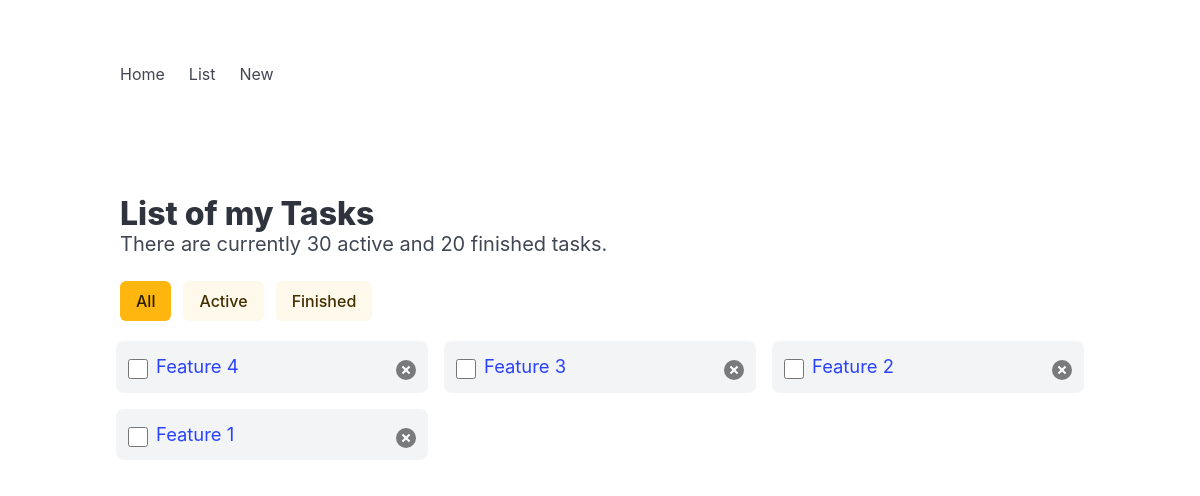
The page /todo/list/ (signed in) on the database as committed earlier.
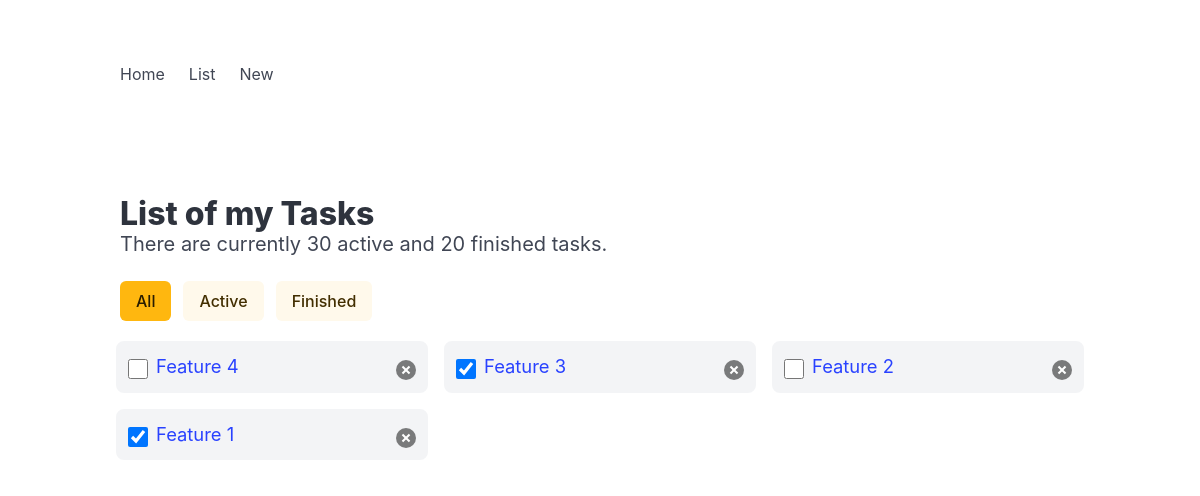
The same page on the database as committed later.
### todo/models.py (models this page shows, shortened)
class Task(models.Model):
    user = models.ForeignKey(User, on_delete=models.CASCADE)
    title = models.CharField(max_length=100)
    desc = models.CharField(max_length=500)
    is_finished = models.BooleanField(default=False)
    finished_dt = models.DateTimeField(blank=True, null=True)
    dead_line_dt = models.DateTimeField(blank=True, null=True)
    create_dt = models.DateTimeField(auto_now_add=True)
    update_dt = models.DateTimeField(auto_now=True)

### todo/views.py (the view)
# urls.py: path('list/', views.todo_list, name='list'),
def todo_list(request):
    if request.user.is_authenticated:
        tasks = Task.objects.filter(user=request.user).order_by('-id')[0:100]
        context = {'tasks': tasks}
        return render(request, 'todo/list.html', context)
    else:
        return redirect('/todo')

### todo/templates/todo/list.html (shortened to what this page needs)
<!DOCTYPE html>
<html>
  <head>
    <link rel="stylesheet" href="https://cdn.jsdelivr.net/npm/bulma@1.0.2/css/bulma.min.css">
  </head>
  <body>
    {% include 'todo/includes/nav.html' %}
  <section class="section">
    <div class="container">
      <h1 class="title">List of my Tasks</h1>
      <p class="subtitle">There are currently 30 active and 20 finished tasks.</p>
      <div class="buttons">
        <a href="{{ request.path }}" class="button is-warning {% if 'active' in request.GET or 'finished' in request.GET %} is-light{% endif %}">All</a>
        <a href="{{ request.path }}?active" class="button is-warning {% if 'active' not in request.GET %} is-light{% endif %}">Active</a>
        <a href="{{ request.path }}?finished" class="button is-warning {% if 'finished' not in request.GET %} is-light{% endif %}">Finished</a>
      </div>
      {% if tasks %}
      <ul class="columns is-multiline" id="list">
        {% for task in tasks %}
          <li class="column is-4">
            <input type="checkbox" {% if task.is_finished %} checked {% endif %} title="Finish">
            <div>
              <a href="{% url 'todo:detail' number=task.id %}">{{ task.title }}</a>
              <br>
            </div>
            <button class="delete" title="Remove"></button>
          </li>
        {% endfor %}
        </ul>
      {% else %}
      <p class="is-size-5">No task to show here.</p>
      {% endif %}
    </div>
  </section>
  </body>
</html>

Rows that differ between the two databases and show on the page:
changed Task "Feature 3": is_finished "☐" → "☑"
changed Task "Feature 1": is_finished "☐" → "☑"
